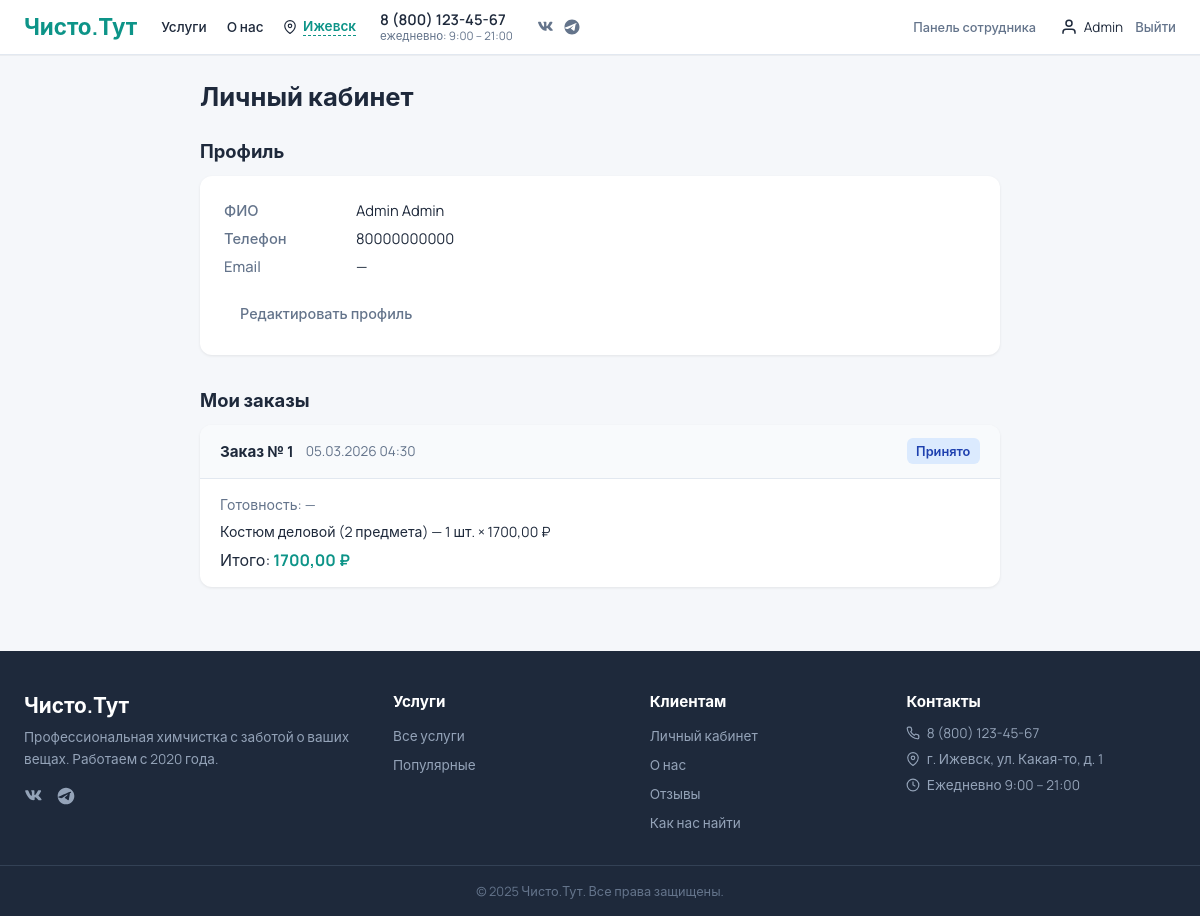
Page /c/account/ (signed in) on the committed database.
### core/models.py (models this page shows, shortened)
class User(AbstractUser):
    username = None
    phone = models.CharField(
        'Телефон',
        max_length=11,
        unique=True,
        validators=[phone_validator],
        help_text='Формат: 89991234567 или 79991234567',
    )
    patronymic = models.CharField('Отчество', max_length=150)
    objects = UserManager()
    USERNAME_FIELD = 'phone'
    REQUIRED_FIELDS = ['first_name']
    class Meta:
        verbose_name = 'пользователь'
        verbose_name_plural = 'пользователи'
    def get_full_name(self):
        parts = [self.last_name, self.first_name, self.patronymic]
        return ' '.join(p for p in parts if p)

class Order(models.Model):
    STATUS_ACCEPTED = 'accepted'
    STATUS_IN_PROGRESS = 'in_progress'
    STATUS_READY = 'ready'
    STATUS_ISSUED = 'issued'
    STATUS_CHOICES = [
        (STATUS_ACCEPTED, 'Принято'),
        (STATUS_IN_PROGRESS, 'В чистке'),
        (STATUS_READY, 'Готово'),
        (STATUS_ISSUED, 'Выдано'),
    ]
    client = models.ForeignKey(Client, on_delete=models.CASCADE, related_name='orders', verbose_name='Клиент')
    status = models.CharField('Статус', max_length=20, choices=STATUS_CHOICES, default=STATUS_ACCEPTED, db_index=True)
    ready_by = models.DateField('Готовность к', null=True, blank=True)
    created_at = models.DateTimeField('Создан', auto_now_add=True)
    discount_percent = models.DecimalField(
        'Скидка %',
        max_digits=5,
        decimal_places=2,
        default=0,
    )
    class Meta:
        verbose_name = 'заказ'
        verbose_name_plural = 'заказы'
        ordering = ['ready_by', 'created_at']
    def get_total(self):
        total = sum(item.get_line_total() for item in self.items.all())
        if self.discount_percent:
            total *= (Decimal('100') - self.discount_percent) / Decimal('100')
        return total.quantize(Decimal('0.01'))

class OrderItem(models.Model):
    COMPLEXITY_CHOICES = [
        (Decimal('1.0'), '1'),
        (Decimal('1.3'), '1.3'),
        (Decimal('1.5'), '1.5'),
    ]
    order = models.ForeignKey(Order, on_delete=models.CASCADE, related_name='items')
    service = models.ForeignKey(Service, on_delete=models.PROTECT, verbose_name='Услуга')
    unit_price = models.DecimalField('Цена за ед.', max_digits=10, decimal_places=2)
    quantity = models.PositiveIntegerField('Кол-во', default=1)
    width = models.DecimalField('Ширина (м)', max_digits=6, decimal_places=2, default=0)
    length = models.DecimalField('Длина (м)', max_digits=6, decimal_places=2, default=0)
    weight = models.DecimalField('Вес (кг)', max_digits=6, decimal_places=2, default=0)
    complexity = models.DecimalField(
        'Сложность', max_digits=3, decimal_places=1,
        choices=COMPLEXITY_CHOICES, default=Decimal('1.0'),
    )
    class Meta:
        verbose_name = 'позиция заказа'
        verbose_name_plural = 'позиции заказа'
    def get_multiplier(self):
        if self.width and self.length:
            return self.width * self.length
        if self.weight:
            return self.weight
        return Decimal('1')
    def get_line_total(self):
        return (self.unit_price * self.quantity * self.get_multiplier() * self.complexity).quantize(Decimal('0.01'))

class Service(models.Model):
    UNIT_PIECE = 'piece'
    UNIT_KG = 'kg'
    UNIT_M2 = 'm2'
    UNIT_CHOICES = [
        (UNIT_PIECE, 'За штуку'),
        (UNIT_KG, 'За кг'),
        (UNIT_M2, 'За м²'),
    ]
    category = models.ForeignKey(
        ServiceCategory, on_delete=models.SET_NULL,
        null=True, blank=True,
        related_name='services', verbose_name='Категория',
    )
    parent = models.ForeignKey(
        'self', on_delete=models.CASCADE,
        null=True, blank=True,
        related_name='children', verbose_name='Родительская услуга',
        help_text='Если задана — это вариант/подуслуга',
    )
    name = models.CharField('Название', max_length=200)
    price = models.DecimalField('Цена', max_digits=10, decimal_places=2, default=0)
    image = models.ImageField('Изображение', upload_to='services/', blank=True, null=True)
    cleaning_time = models.CharField('Срок чистки', max_length=50, default='3 дня', help_text='Например: 3 дня, 7-10 дней, от 5 дней')
    price_unit = models.CharField('Единица расчёта', max_length=10, choices=UNIT_CHOICES, default=UNIT_PIECE)
    has_dimensions = models.BooleanField('Нужны длина и ширина (м²)', default=False, help_text='Для штор, ковров и т.п.')
    has_weight = models.BooleanField('Нужен вес (кг)', default=False, help_text='Для постельного белья и т.п.')
    is_popular = models.BooleanField('Популярная (на главной)', default=False)
    class Meta:
        verbose_name = 'услуга'
        verbose_name_plural = 'услуги'

### customer/views.py (the view)
# urls.py: path('account/', views.account, name='account'),
@login_required
def account(request):
    user = request.user
    client = Client.objects.filter(phone=user.phone).first()
    if not client and not user.is_staff:
        client, _ = Client.objects.get_or_create(
            phone=user.phone,
            defaults={'name': user.get_full_name() or user.phone},
        )
    orders = Order.objects.filter(client=client).select_related('client').prefetch_related('items').order_by('-created_at')[:50] if client else []
    return render(request, 'customer/account.html', {
        'client': client,
        'orders': orders,
    })

### templates/customer/account.html (shortened to what this page needs)
{% extends 'customer/base.html' %}
{% load static %}
{% block content %}
<div class="account-page">
    <h1 class="account-title">Личный кабинет</h1>
    <section class="account-section account-profile">
        <h2>Профиль</h2>
        <div class="account-profile-card">
            <dl class="account-dl">
                <dt>ФИО</dt>
                <dd>{{ user.get_full_name|default:"—" }}</dd>
                <dt>Телефон</dt>
                <dd>{{ user.phone }}</dd>
                <dt>Email</dt>
                <dd>{{ user.email|default:"—" }}</dd>
            </dl>
            <a href="{% url 'customer:account_edit' %}" class="btn btn-ghost">Редактировать профиль</a>
        </div>
    </section>
    <section class="account-section account-orders">
        <h2>Мои заказы</h2>
        {% if orders %}
        <div class="account-orders-list">
            {% for order in orders %}
            <div class="account-order-card">
                <div class="account-order-head">
                    <span class="account-order-num">Заказ № {{ order.pk }}</span>
                    <span class="account-order-date">{{ order.created_at|date:"d.m.Y H:i" }}</span>
                    <span class="account-order-status account-order-status-{{ order.status }}">{{ order.get_status_display }}</span>
                </div>
                <div class="account-order-body">
                    <p class="account-order-ready">Готовность: {% if order.ready_by %}{{ order.ready_by|date:"d.m.Y" }}{% else %}—{% endif %}</p>
                    <ul class="account-order-items">
                        {% for item in order.items.all %}
                        <li>{{ item.service.name }} — {{ item.quantity }} шт. × {{ item.unit_price }} ₽</li>
                        {% endfor %}
                    </ul>
                    <p class="account-order-total">Итого: <strong>{{ order.get_total }} ₽</strong></p>
                </div>
            </div>
            {% endfor %}
        </div>
        {% else %}
        <p class="account-empty">У вас пока нет заказов.</p>
        <a href="{% url 'customer:home' %}#services" class="btn btn-primary">Выбрать услуги</a>
        {% endif %}
    </section>
</div>
{% endblock %}

### templates/customer/base.html (shortened to what this page needs)
<!DOCTYPE html>
<html lang="ru">
<head>
    {% load static %}
    <link rel="stylesheet" href="{% static 'css/style.css' %}">
    <link rel="stylesheet" href="{% static 'css/customer.css' %}">
</head>
<body>
    <header class="c-header">
        <div class="c-header-inner">
            <a href="{% url 'customer:home' %}" class="c-logo">Чисто.Тут</a>
            <nav class="c-header-nav">
                <a href="{% url 'customer:catalog' %}" class="c-header-link">Услуги</a>
                <a href="{% url 'customer:about' %}" class="c-header-link">О нас</a>
                <a href="{% url 'customer:home' %}#map-section" class="c-header-link">
                    <svg width="14" height="14" viewBox="0 0 24 24" fill="none" stroke="currentColor" stroke-width="2"><path d="M21 10c0 7-9 13-9 13s-9-6-9-13a9 9 0 0 1 18 0z"/><circle cx="12" cy="10" r="3"/></svg>
                    <span class="c-city">Ижевск</span>
                </a>
            </nav>
            <div class="c-header-phone">
                <a href="tel:+78001234567" class="c-phone-number">8 (800) 123-45-67</a>
                <span class="c-phone-hours">ежедневно: 9:00 – 21:00</span>
            </div>
            <div class="c-header-socials">
                <a href="#" class="c-social" title="ВКонтакте">
                </a>
                <a href="#" class="c-social" title="Telegram">
                </a>
            </div>
            <nav class="c-header-actions">
                {% if user.is_authenticated %}
                    {% if user.is_staff %}
                    <a href="{% url 'core:home' %}" class="btn btn-ghost btn-sm">Панель сотрудника</a>
                    {% endif %}
                    <a href="{% url 'customer:account' %}" class="c-header-user">
                        <svg width="18" height="18" viewBox="0 0 24 24" fill="none" stroke="currentColor" stroke-width="2"><path d="M20 21v-2a4 4 0 0 0-4-4H8a4 4 0 0 0-4 4v2"/><circle cx="12" cy="7" r="4"/></svg>
                        <span>{{ user.first_name|default:user.phone }}</span>
                    </a>
                    <form action="{% url 'customer:logout' %}" method="post" class="logout-form">
                        <button type="submit" class="c-header-link c-logout-btn">Выйти</button>
                    </form>
                {% endif %}
            </nav>
        </div>
    </header>
    <main class="main">
        {% block content %}{% endblock %}
    </main>
    <footer class="c-footer">
        <div class="c-footer-inner">
            <div class="c-footer-col">
                <a href="{% url 'customer:home' %}" class="c-footer-logo">Чисто.Тут</a>
                <p class="c-footer-desc">Профессиональная химчистка с заботой о ваших вещах. Работаем с 2020 года.</p>
                <div class="c-footer-socials">
                    <a href="https://vk.com" target="_blank" rel="noopener noreferrer" title="ВКонтакте">
                    </a>
                    <a href="https://t.me" target="_blank" rel="noopener noreferrer" title="Telegram">
                    </a>
                </div>
            </div>
            <div class="c-footer-col">
                <h4>Услуги</h4>
                <ul>
                    <li><a href="{% url 'customer:catalog' %}">Все услуги</a></li>
                    <li><a href="{% url 'customer:home' %}#services">Популярные</a></li>
                </ul>
            </div>
            <div class="c-footer-col">
                <h4>Клиентам</h4>
                <ul>
                    <li><a href="{% if user.is_authenticated %}{% url 'customer:account' %}{% else %}{% url 'customer:login' %}{% endif %}">Личный кабинет</a></li>
                    <li><a href="{% url 'customer:about' %}">О нас</a></li>
                    <li><a href="{% url 'customer:home' %}#reviews-section">Отзывы</a></li>
                    <li><a href="{% url 'customer:home' %}#map-section">Как нас найти</a></li>
                </ul>
            </div>
            <div class="c-footer-col">
                <h4>Контакты</h4>
                <p class="c-footer-contact">
                    <a href="tel:+79935284567">8 (800) 123-45-67</a>
                </p>
                <p class="c-footer-contact">
                    <svg width="14" height="14" viewBox="0 0 24 24" fill="none" stroke="currentColor" stroke-width="2"><path d="M21 10c0 7-9 13-9 13s-9-6-9-13a9 9 0 0 1 18 0z"/><circle cx="12" cy="10" r="3"/></svg>
                    <a href="https://yandex.ru/maps/?text=Ижевск,+ул.+Какая-то,+д.+1" target="_blank" rel="noopener noreferrer">г. Ижевск, ул. Какая-то, д. 1</a>
                </p>
                <p class="c-footer-contact">
                    <svg width="14" height="14" viewBox="0 0 24 24" fill="none" stroke="currentColor" stroke-width="2"><circle cx="12" cy="12" r="10"/><polyline points="12 6 12 12 16 14"/></svg>
                    Ежедневно 9:00 – 21:00
                </p>
            </div>
        </div>
        <div class="c-footer-bottom">
            <p>&copy; 2025 Чисто.Тут. Все права защищены.</p>
        </div>
    </footer>
</body>
</html>

### static/css/style.css (style rules this page uses)
:root { --bg: #f5f7fa; --surface: #ffffff; --primary: #0d9488; --primary-dark: #0f766e; --text: #1e293b; --text-muted: #64748b; --border: #e2e8f0; --danger: #dc2626; --warning: #d97706; --radius: 12px; --shadow: 0 1px 3px rgba(0,0,0,.08); --shadow-md: 0 4px 12px rgba(0,0,0,.08); }
* { box-sizing: border-box; }
body { font-family: 'Manrope', -apple-system, sans-serif; background: var(--bg); color: var(--text); margin: 0; min-height: 100vh; display: flex; flex-direction: column; }
.btn { display: inline-flex; align-items: center; justify-content: center; padding: 0.5rem 1rem; border-radius: 8px; font-family: inherit; font-size: 0.9rem; font-weight: 500; text-decoration: none; border: none; cursor: pointer; transition: background .2s, color .2s; }
.btn-ghost { background: transparent; color: var(--text-muted); }
.logout-form { display: inline; margin: 0; }
.main { flex: 1; padding: 1.5rem; max-width: 1000px; margin: 0 auto; width: 100%; }

### rows in the picture
User: first_name "Admin", get_full_name "Admin Admin", phone "80000000000", email "—"
Order: pk "1", created_at "05.03.2026 04:30", status "Принято", get_total "1700,00"
OrderItem: service.name "Костюм деловой (2 предмета)", quantity "1", unit_price "1700,00"
